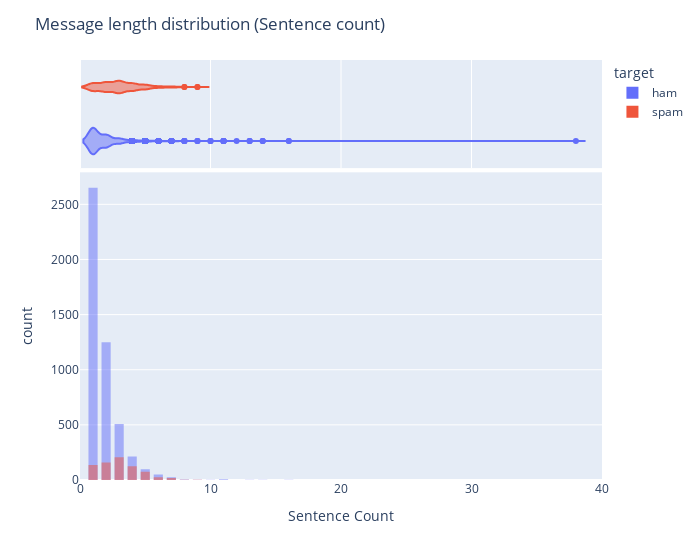

Source (notebook cell):
### Markdown cell above
## Sentence count distribution

### Code cell
fig_hist = px.histogram(df,
                        x="sentence_count",
                        color="target",
                        barmode="overlay",
                        marginal="violin", #box or rug
                        hover_data=df.columns,
                        range_x=["0","40"],
                        width=700)
fig_hist.update_layout(title_text='Message length distribution (Sentence count)',
                       xaxis_title_text='Sentence Count',
                       bargap=0.3)
fig_hist.show()

### Figure 1 — Plotly figure (JSON) as saved in the notebook; plotly's stock layout.template omitted (floating-point values rounded to 4 significant figures; data arrays with more than 128 entries replaced by an {"elided": "..."} marker saying what was removed)
{"data": [{"alignmentgroup": "True", "bingroup": "x", "hovertemplate": "target=ham<br>sentence_count=%{x}<br>count=%{y}<extra></extra>", "legendgroup": "ham", "marker": {"color": "#636efa", "opacity": 0.5}, "name": "ham", "offsetgroup": "ham", "orientation": "v", "showlegend": true, "type": "histogram", "x": {"elided": "4825 int values"}, "xaxis": "x", "yaxis": "y"}, {"alignmentgroup": "True", "customdata": {"elided": "4825x3 mixed values"}, "hovertemplate": "target=%{customdata[0]}<br>sentence_count=%{x}<br>message=%{customdata[1]}<br>word_count=%{customdata[2]}<extra></extra>", "legendgroup": "ham", "marker": {"color": "#636efa"}, "name": "ham", "offsetgroup": "ham", "scalegroup": "x", "showlegend": false, "type": "violin", "x": {"elided": "4825 int values"}, "xaxis": "x2", "yaxis": "y2"}, {"alignmentgroup": "True", "bingroup": "x", "hovertemplate": "target=spam<br>sentence_count=%{x}<br>count=%{y}<extra></extra>", "legendgroup": "spam", "marker": {"color": "#EF553B", "opacity": 0.5}, "name": "spam", "offsetgroup": "spam", "orientation": "v", "showlegend": true, "type": "histogram", "x": {"elided": "747 int values"}, "xaxis": "x", "yaxis": "y"}, {"alignmentgroup": "True", "customdata": {"elided": "747x3 mixed values"}, "hovertemplate": "target=%{customdata[0]}<br>sentence_count=%{x}<br>message=%{customdata[1]}<br>word_count=%{customdata[2]}<extra></extra>", "legendgroup": "spam", "marker": {"color": "#EF553B"}, "name": "spam", "offsetgroup": "spam", "scalegroup": "x", "showlegend": false, "type": "violin", "x": {"elided": "747 int values"}, "xaxis": "x2", "yaxis": "y2"}], "layout": {"bargap": 0.3, "barmode": "overlay", "legend": {"title": {"text": "target"}, "tracegroupgap": 0}, "margin": {"t": 60}, "title": {"text": "Message length distribution (Sentence count)"}, "width": 700, "xaxis": {"anchor": "y", "domain": [0, 1], "range": ["0", "40"], "title": {"text": "Sentence Count"}}, "xaxis2": {"anchor": "y2", "domain": [0, 1], "matches": "x", "showgrid": true, "showticklabels": false}, "yaxis": {"anchor": "x", "domain": [0, 0.7326], "title": {"text": "count"}}, "yaxis2": {"anchor": "x2", "domain": [0.7426, 1], "matches": "y2", "showgrid": false, "showline": false, "showticklabels": false, "ticks": ""}}}
